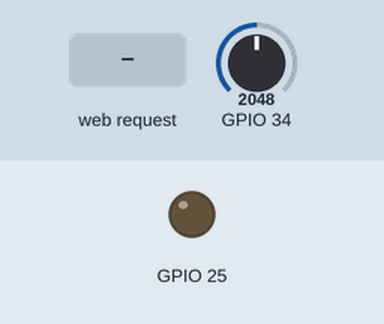
Recording of a sketch running on a simulated ESP32. Shown: output pins drawn as LEDs (lit = HIGH). The test bench sets the inputs (shaded band); at power-on: GPIO 34 = 2048. WiFi joins after 1.5 s; servers stay silent unless stated.

Above: at 2.4 s.
2.5 s: HTTP request GET /success received
At 3.7 s:
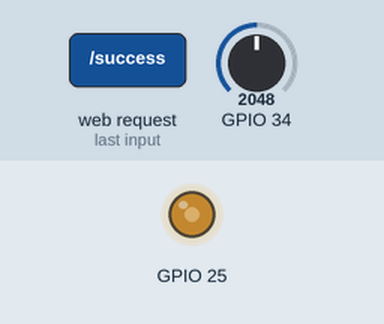
4.0 s: HTTP request GET /success received
At 5.4 s:
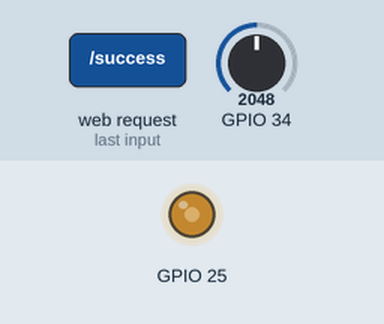
Timing chart, 0 to 7.0 s (numbered marks = the images above; inputs shaded):
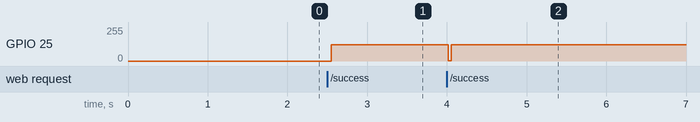

The sketch:

esp32-buzzer.ino
```cpp
#include <Arduino.h>
#include <WiFi.h>
#include <WebServer.h>
#include <WiFiMulti.h>
#include <HTTPClient.h>
#include <WiFiClient.h>

WebServer server(80);
WiFiMulti WiFiMulti;
HTTPClient http;
WiFiClient client;

int sine[] = { 128, 131, 134, 137, 141, 144, 147, 150, 153, 156, 159, 162, 165, 168, 171, 174, 177, 180, 183, 186, 188, 191, 194, 196, 199, 202, 204, 207, 209, 212, 214, 216, 219, 221, 223, 225, 227, 229, 231, 233, 234, 236, 238, 239, 241, 242, 244, 245, 246, 247, 249, 250, 250, 251, 252, 253, 254, 254, 255, 255, 255, 256, 256, 256, 256, 256, 256, 256, 255, 255, 255, 254, 254, 253, 252, 251, 250, 250, 249, 247, 246, 245, 244, 242, 241, 239, 238, 236, 234, 233, 231, 229, 227, 225, 223, 221, 219, 216, 214, 212, 209, 207, 204, 202, 199, 196, 194, 191, 188, 186, 183, 180, 177, 174, 171, 168, 165, 162, 159, 156, 153, 150, 147, 144, 141, 137, 134, 131, 128, 125, 122, 119, 115, 112, 109, 106, 103, 100, 97, 94, 91, 88, 85, 82, 79, 76, 73, 70, 68, 65, 62, 60, 57, 54, 52, 49, 47, 44, 42, 40, 37, 35, 33, 31, 29, 27, 25, 23, 22, 20, 18, 17, 15, 14, 12, 11, 10, 9, 7, 6, 6, 5, 4, 3, 2, 2, 1, 1, 1, 0, 0, 0, 0, 0, 0, 0, 1, 1, 1, 2, 2, 3, 4, 5, 6, 6, 7, 9, 10, 11, 12, 14, 15, 17, 18, 20, 22, 23, 25, 27, 29, 31, 33, 35, 37, 40, 42, 44, 47, 49, 52, 54, 57, 60, 62, 65, 68, 70, 73, 76, 79, 82, 85, 88, 91, 94, 97, 100, 103, 106, 109, 112, 115, 119, 122, 125 };

void handleSuccess() {
  for (int j = 0; j < 100; j++) {
    for (int i = 0; i < 255; i++) {
      dacWrite(25, sine[i]);
    }
    delay(3);
  }
  server.send(200, "text\t/plain", "sine wave, ye!");
}

void setup() {
  Serial.begin(115200);
  WiFi.mode(WIFI_STA);
  WiFiMulti.addAP("hatushka", "aaaaaaaa");
  server.on("/success", HTTP_GET, handleSuccess);
  server.begin();
}

void loop() {
  int val = 0;

  if (WiFiMulti.run() == WL_CONNECTED) {
    server.handleClient();
    val = analogRead(34);
    delay(100);
    if (val > 2048) {
      if (client, http.begin("http://192.168.0.100/open")) {
        int status = http.GET();
        delay(5000);
        http.end();
        Serial.println(status);
      }
    }
  }
}
```

Measured:
- after the input at 2.5 s, GPIO 25: 0/255 → 122/255 after 0.05 s
- after the input at 4.0 s, GPIO 25: 122/255 → 1/255 at once, → 122/255 0.04 s later
